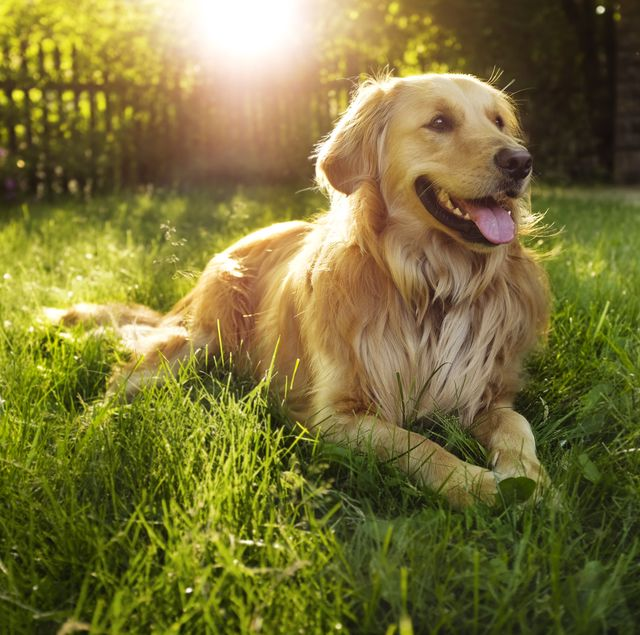
#> input picture ML&PatternRecognition7th-12thDec/dog1.jpg, 640 x 635 px, found by its file name
$ jupyter execute '8thDec_STTP_ImageProcessing (1).ipynb'
#> lines starting #> are read from the running program, lines starting #| are printed output that depends on the picture
[cell 1]
import cv2

[cell 2]
img = cv2.imread("/content/dog1.jpg")
#> img is the input picture: shape (635, 640, 3); mean B, G, R 56.4, 114.9, 122.6
img

[cell 3]
img.shape   ## (height(rows),width(cols),channels(BGR))
#> Out = (635, 640, 3)

[cell 4]
import matplotlib.pyplot as plt

[cell 5]
plt.imshow(img)
plt.show()

[cell 6]
img = cv2.imread("/content/dog1.jpg")

[cell 7]
img = cv2.imread("/content/dog1.jpg")
img = cv2.cvtColor(img,cv2.COLOR_BGR2RGB)
plt.imshow(img)
plt.show()

[cell 8]
img = cv2.imread("/content/dog1.jpg",0)
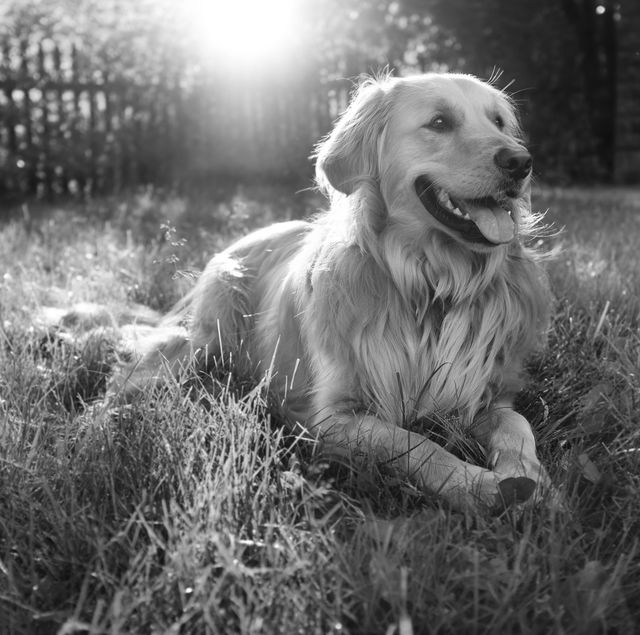
#> img: shape (635, 640); min 0, max 255, mean 110.5
img = cv2.cvtColor(img,cv2.COLOR_BGR2RGB)
#> img: shape (635, 640, 3)
plt.imshow(img)
plt.show()

[cell 9]
img.shape
#> Out = (635, 640, 3)

[cell 10]
### Resize the image
img = cv2.imread("/content/dog1.jpg")
img = cv2.cvtColor(img,cv2.COLOR_BGR2RGB)
new_img = cv2.resize(img,(150,150))
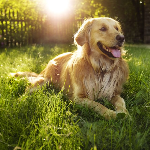
#> new_img: shape (150, 150, 3); mean R, G, B 122.5, 114.8, 56.3
plt.imshow(img)
plt.show()

[cell 11]
new_img.shape
#> Out = (150, 150, 3)

[cell 12]
#### cropping the image (Region of interest)
img = cv2.imread("/content/dog1.jpg")
img = cv2.cvtColor(img,cv2.COLOR_BGR2RGB)
#new_img = cv2.resize(img,(150,150))
crop_img = img[70:290,300:550] # x and y range respectivery
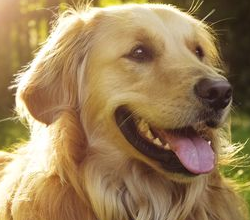
#> crop_img: shape (220, 250, 3); mean R, G, B 156.7, 129, 88.2
plt.imshow(crop_img)
plt.show()

[cell 13]
#saving image to different file/location, like saving the crop image
img = cv2.imread("/content/dog1.jpg")
#img = cv2.cvtColor(img,cv2.COLOR_BGR2RGB)
crop_img = img[70:290,300:550] # x and y range respectivery
cv2.imwrite("new_dog.jpg",crop_img) # it also swaps the colour
plt.imshow(crop_img)
plt.show()

[cell 14]
#haar cascade classifier download
#https://github.com/opencv/opencv/tree/master/data/haarcascades

[cell 15]
###Face Detection
img = cv2.imread("/content/face.jpg")
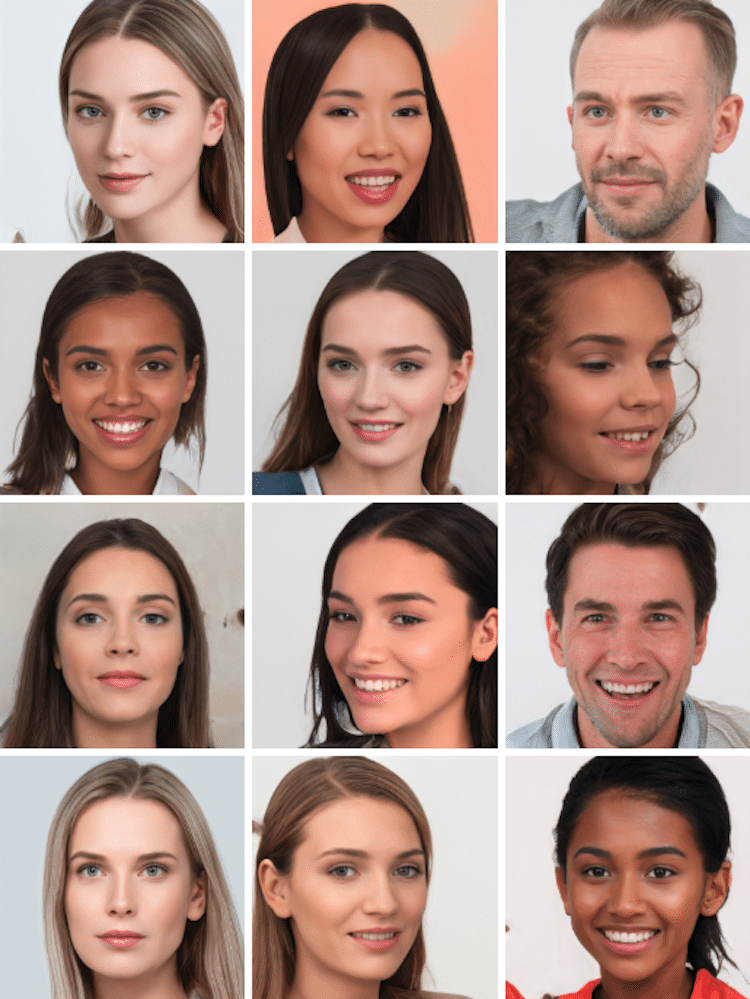
#> input picture ML&PatternRecognition7th-12thDec/face.jpg, 750 x 999 px, found by its file name
#> img is the input picture: shape (999, 750, 3); mean B, G, R 134.1, 143.6, 172
img = cv2.cvtColor(img,cv2.COLOR_BGR2RGB)
face_cascade = cv2.CascadeClassifier("/content/face.xml")
faces = face_cascade.detectMultiScale(img) #detecting anything based on the above xml file
plt.imshow(img)
plt.show()
faces
